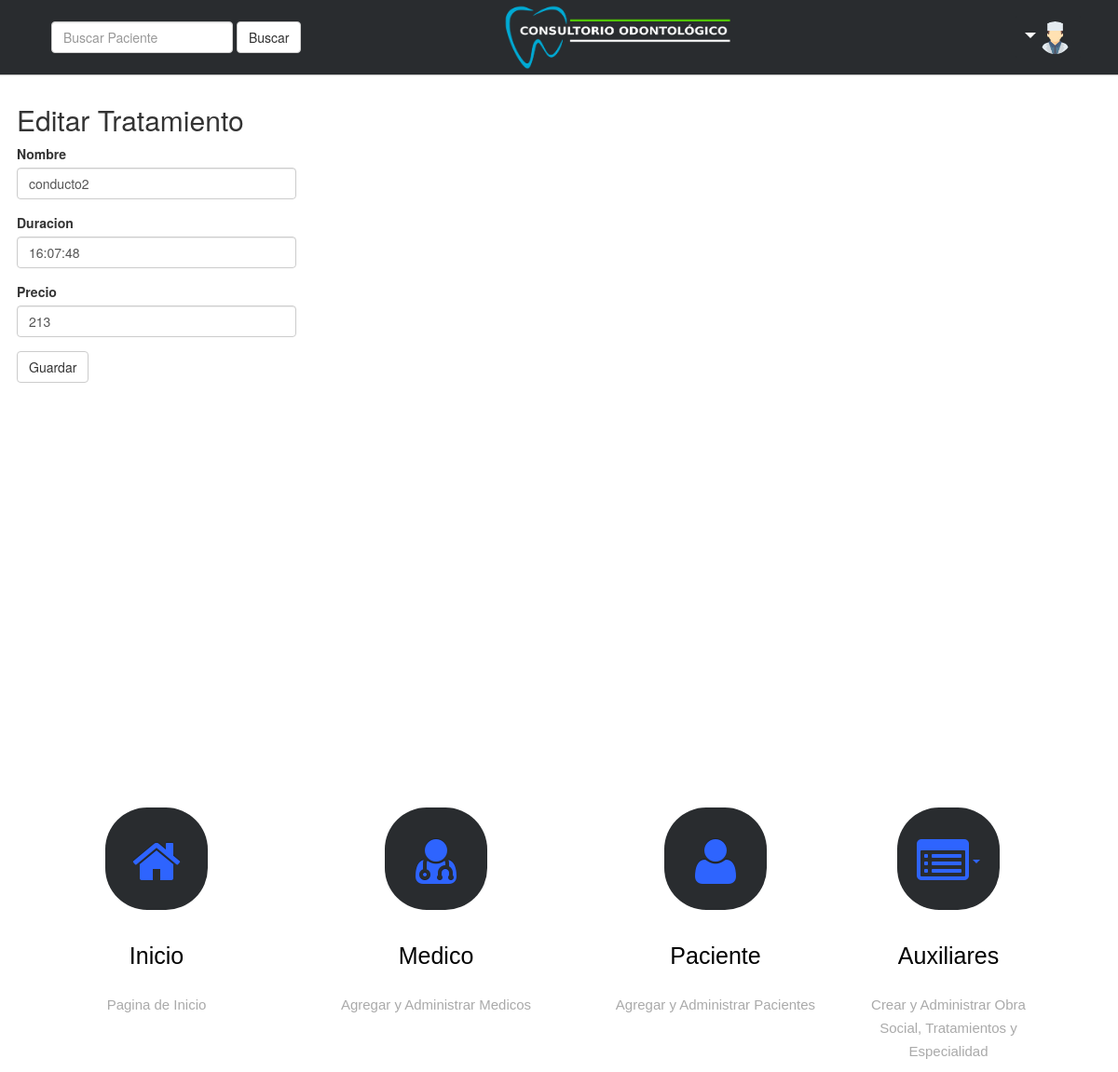
The page /editarTratamiento/2/ (signed in) on the database its author committed.
### aplicacionTurnos/models.py (models this page shows, shortened)
class Tratamiento(models.Model):
    created = models.DateTimeField(auto_now_add=True)
    updated = models.DateTimeField(auto_now=True)
    def default_start_time():
        now = datetime.datetime.now()
        start = now.replace(hour=0, minute=0, second=0, microsecond=0)
        return start
    nombre = models.CharField(max_length=100,blank=False)
    duracion = models.TimeField(default=default_start_time())
    precio = models.IntegerField(blank=True, default=0)

### aplicacionTurnos/views.py (the view)
# urls.py: url(r'^editarTratamiento/(?P<pk>[0-9]+)/$', views.editarTratamiento),
@login_required
def editarTratamiento(request, pk):
    tratamiento = Tratamiento.objects.get(pk=pk)
    if request.method == 'POST':
        form = tratamientoForm(request.POST, instance = tratamiento)
        if 'eliminar' in request.POST:
            tratamiento.delete()
            return redirect('/nuevoTratamiento')
        elif form.is_valid():
            form.save(commit=True)
            return redirect('/nuevoTratamiento')
    else:
        form = tratamientoForm(instance = tratamiento)
    return render(request, 'aplicacionTurnos/editarTratamiento.html',{'form':form})

### aplicacionTurnos/forms.py
class tratamientoForm(forms.ModelForm):
    class Meta:
        model = Tratamiento
        fields = '__all__'

### aplicacionTurnos/templatetags/bootstrap.py (called while the page is built)
@register.inclusion_tag('../templates/aplicacionTurnos/form_input.html')
def form_input(elem, attrs=''):
    return {'elem':elem, 'attrs':attrs}

### aplicacionTurnos/templates/aplicacionTurnos/editarTratamiento.html
{% extends 'aplicacionTurnos/baseABM.html' %}
{% load widget_tweaks %}
{% load bootstrap %}
    {% block ABM %}
        <h2>Editar Tratamiento</h2>
        <form method="POST" class="post-form">{% csrf_token %}
          {% form_input form.nombre %}
          {% form_input form.duracion %}
          {% form_input form.precio %}
            <button type="submit" name="guardar" class="save btn btn-default">Guardar</button>
        </form>
    {% endblock%}

### aplicacionTurnos/templates/aplicacionTurnos/form_input.html (shortened to what this page needs)
{% load widget_tweaks %}
<div class="form-group">
  <label for="{{ elem.id_for_label }}">{{ elem.label }}</label>
  {{ elem|add_class:'form-control'|attr:attrs}}
</div>

### aplicacionTurnos/static/css/style.css (style rules this page uses)
h2 { font: normal 20px Cookie, Arial, Helvetica, sans-serif; }
body { background-color: #e6e6e6; }

### rows shown on the page
Tratamiento: nombre "conducto2", duracion "16:07:48", precio "213"

### other values the page prints
{{ elem.label }} "Nombre Duracion Precio"
